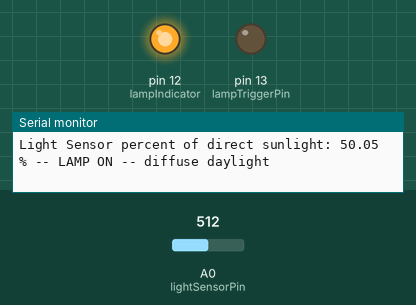
The sketch below on a simulated Arduino Uno, built with avr-gcc and run on an emulated ATmega328P. Shown: output pins drawn as LEDs (lit = HIGH), the last lines printed to the serial monitor. The inputs (shaded band) are chosen by the test bench; at power-on: A0 (lightSensorPin) = 512.

Above: at 1.8 s.
1.9 s: A0 (lightSensorPin) set to 807
3.4 s: A0 (lightSensorPin) set to 826
At 4.4 s:
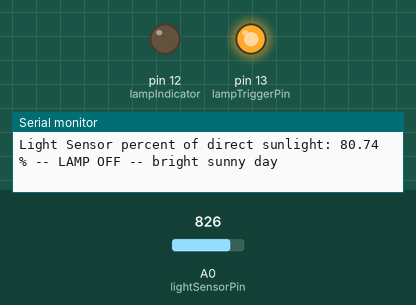
5.5 s: A0 (lightSensorPin) set to 716
At 7.2 s:
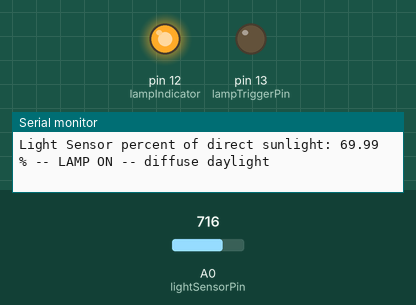
7.6 s: A0 (lightSensorPin) set to 900
At 8.7 s:
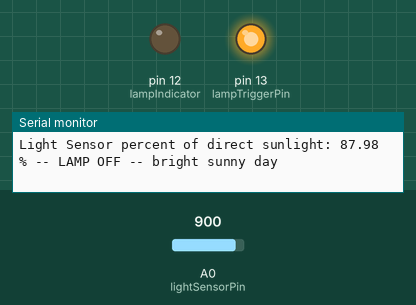
Timing chart, 0 to 10.6 s (numbered marks = the images above; inputs shaded):
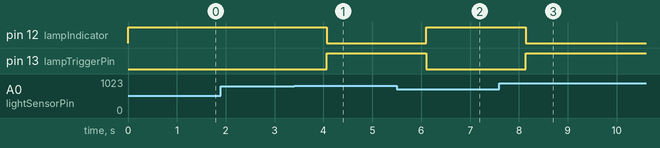

Measured:
- the behaviour switches between 818 and 819 on A0 (lightSensorPin) (found by bisection; images 0 and 1)
- after the input at 3.4 s, pin 12 (lampIndicator): HIGH → LOW after 0.67 s; pin 13 (lampTriggerPin): LOW → HIGH after 0.67 s
- after the input at 5.5 s, pin 12 (lampIndicator): LOW → HIGH after 0.60 s; pin 13 (lampTriggerPin): HIGH → LOW after 0.60 s
- after the input at 7.6 s, pin 12 (lampIndicator): HIGH → LOW after 0.54 s; pin 13 (lampTriggerPin): LOW → HIGH after 0.54 s

The sketch:

grow_lamp_trigger.ino
```cpp
int lampTriggerPin   = 13;    // use pin 13 as the control trigger
int lampIndicator    = 12;
int lightSensorPin   = A0;    // read light sensor on pin A0
int lightSensorValue = 0;     // define the input value as an integer
int waitTime         = 1000;   // wait 500ms and sample again

float nightValue        = 10.0;  // calibration -- more than darkroom with just the growlamp
float cloudyValue       = 80.0;  // calibration -- more than darkroom with just room lights on
float percentBrightness = 0.0;


void setup() {
  pinMode(lampTriggerPin, OUTPUT);
  pinMode(lampIndicator, OUTPUT);
  Serial.begin(9600);
}

void loop() {
  lightSensorValue = analogRead(lightSensorPin);  // read light sensor 0-1023
  percentBrightness = lightSensorValue / 1023.0 * 100.0;  // calculate percent light
  Serial.print("Light Sensor percent of direct sunlight: ");
  Serial.print( percentBrightness );
  Serial.print(" % -- ");
  if ( percentBrightness < nightValue ) {
    digitalWrite(lampTriggerPin, HIGH);
    digitalWrite(lampIndicator, LOW);       // turn off grow lamp if its night dark
    Serial.println("LAMP OFF - it night");
  } else if ( percentBrightness > cloudyValue ) {
    digitalWrite(lampTriggerPin, HIGH);
    digitalWrite(lampIndicator, LOW);       // turn off grow lamp if room is bright
    Serial.println("LAMP OFF -- bright sunny day");
  } else {
    digitalWrite(lampTriggerPin, LOW);
    digitalWrite(lampIndicator, HIGH);      // turn on grow lamp if room has diffuse daylight
    Serial.println("LAMP ON -- diffuse daylight");
  }
  delay(waitTime);
}
```
